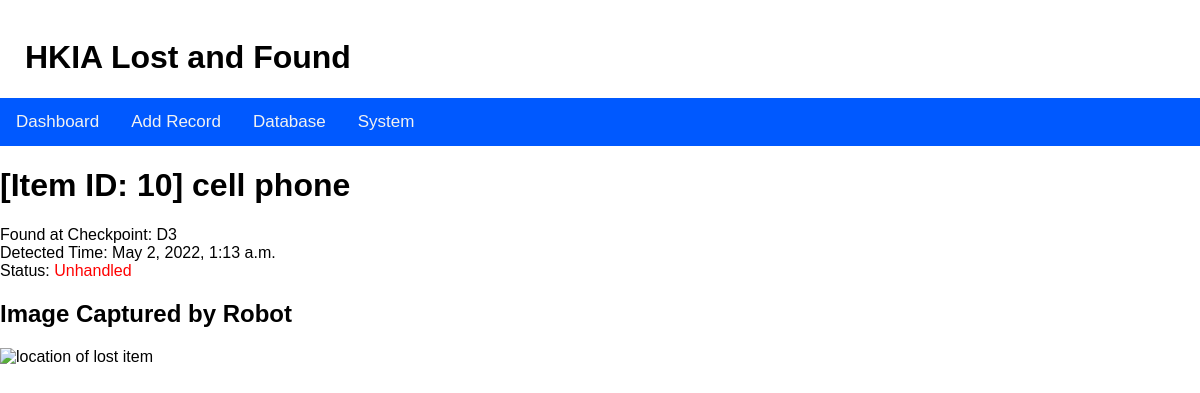
Screenshot of /lostandfound/dashboard/10 with the database file from the repository.
### lostandfound/models.py (models this page shows, shortened)
class LostFoundItem(models.Model):
    classname = models.CharField(max_length=200)
    checkpoint = models.CharField(max_length=10)
    direction = models.PositiveIntegerField()
    detectedTime = models.DateTimeField()
    status = models.CharField(max_length=10)

### lostandfound/views.py (the view)
class LostItem(TemplateView):
    template_name = "landf_item_info.html"
    def get_context_data(self, **kwargs):
        item_id = self.kwargs['item_id']
        context = super().get_context_data(**kwargs)
        context['item'] = LostFoundItem.objects.get(pk=item_id)
        return context

### templates/landf_item_info.html (shortened to what this page needs)
<!DOCTYPE html>
<html>
<head>
<div style="padding-left:25px">
    <h1>HKIA Lost and Found</h1>
</div>
</head>
<body>
<div class="topnav">
  <a href="{% url 'item-dashboard' %}">Dashboard</a>
  <a href="#news">Add Record</a>
  <a href="#contact">Database</a>
  <a href="#about">System</a>
</div>
<h1> [Item ID: {{ item.id }}] {{ item.classname}}</h1>
<p>
  Found at Checkpoint: {{ item.checkpoint }}{{ item.direction }} <br>
  Detected Time: {{ item.detectedTime }} <br>
  Status:
  {% if item.status == 'Unhandled' %}
    <FONT COLOR=red>{{ item.status }}</FONT>
  {% elif item.status == 'Handled' %}
    <FONT COLOR=green>{{ item.status }}</FONT>
  {% else %}
    <FONT COLOR=grey>{{ item.status }}</FONT>
  {% endif%}
</p>
<h2>Image Captured by Robot</h2>
<img src="https://drive.google.com/uc?export=view&id=0B6wwyazyzml-OGQ3VUo0Z2thdmc"
     alt="location of lost item">
</body>
</html>

### templates/landf_item_info.html (style rules this page uses)
body { margin: 0; font-family: Arial, Helvetica, sans-serif; }
* { box-sizing: border-box; }
.topnav { overflow: hidden; background-color: rgb(0, 89, 255); }
.topnav a { float: left; color: #f2f2f2; text-align: center; padding: 14px 16px; text-decoration: none; font-size: 17px; }

### rows the page displays
LostFoundItem: id "10", classname "cell phone", checkpoint "D", direction "3", detectedTime "May 2, 2022, 1:13 a.m.", status "Unhandled"
